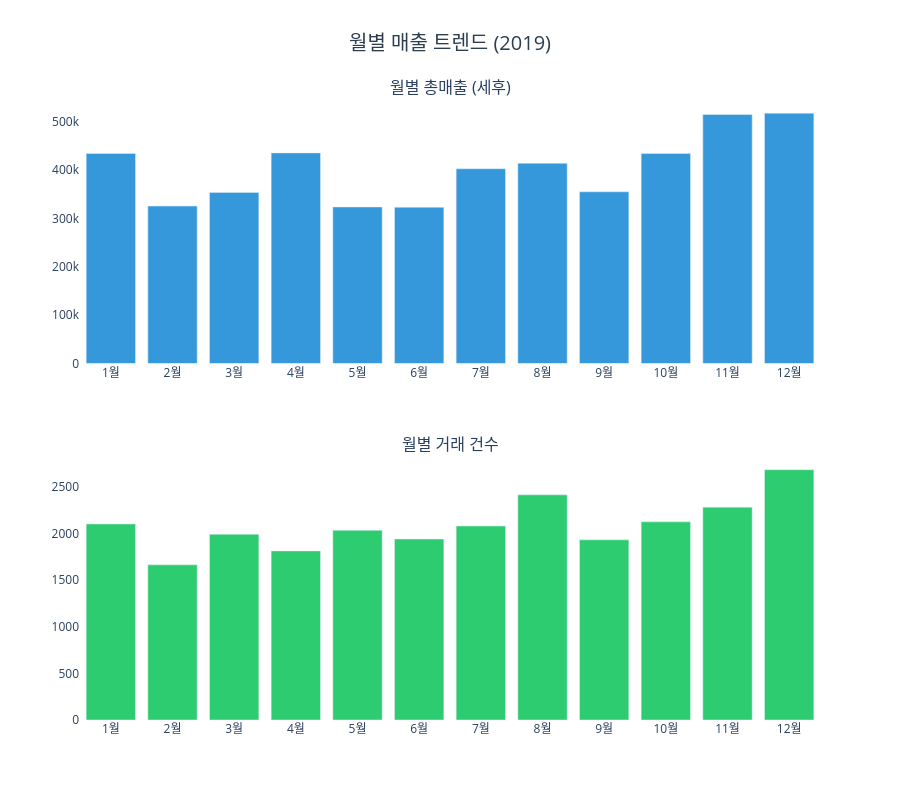

Here is the notebook cell this chart was saved with:
### Code cell
fig = make_subplots(
    rows=2, cols=1,
    subplot_titles=['월별 총매출 (세후)', '월별 거래 건수'],
    vertical_spacing=0.15
)

fig.add_trace(go.Bar(
    x=monthly['월'], y=monthly['총매출'],
    marker_color='#3498db', name='총매출'
), row=1, col=1)

fig.add_trace(go.Bar(
    x=monthly['월'], y=monthly['거래건수'],
    marker_color='#2ecc71', name='거래건수'
), row=2, col=1)

fig.update_layout(
    title=dict(text='월별 매출 트렌드 (2019)', x=0.5, xanchor='center',
               font=dict(size=20, color='#2c3e50')),
    plot_bgcolor='white',
    showlegend=False,
    height=800
)

fig.update_xaxes(tickvals=list(range(1, 13)),
                 ticktext=['1월','2월','3월','4월','5월','6월',
                           '7월','8월','9월','10월','11월','12월'])

fig.show()

### Figure 1 — Plotly figure (JSON) as saved in the notebook; plotly's stock layout.template omitted (floating-point values rounded to 4 significant figures)
{"data": [{"marker": {"color": "#3498db"}, "name": "총매출", "type": "bar", "x": [1, 2, 3, 4, 5, 6, 7, 8, 9, 10, 11, 12], "xaxis": "x", "y": [434800.0, 325900.0, 354200.0, 435900.0, 324100.0, 323400.0, 403100.0, 414600.0, 355500.0, 434800.0, 515500.0, 518200.0], "yaxis": "y"}, {"marker": {"color": "#2ecc71"}, "name": "거래건수", "type": "bar", "x": [1, 2, 3, 4, 5, 6, 7, 8, 9, 10, 11, 12], "xaxis": "x2", "y": [2102, 1664, 1991, 1813, 2034, 1940, 2080, 2414, 1932, 2125, 2282, 2684], "yaxis": "y2"}], "layout": {"annotations": [{"font": {"size": 16}, "showarrow": false, "text": "월별 총매출 (세후)", "x": 0.5, "xanchor": "center", "xref": "paper", "y": 1.0, "yanchor": "bottom", "yref": "paper"}, {"font": {"size": 16}, "showarrow": false, "text": "월별 거래 건수", "x": 0.5, "xanchor": "center", "xref": "paper", "y": 0.425, "yanchor": "bottom", "yref": "paper"}], "height": 800, "plot_bgcolor": "white", "showlegend": false, "title": {"font": {"color": "#2c3e50", "size": 20}, "text": "월별 매출 트렌드 (2019)", "x": 0.5, "xanchor": "center"}, "xaxis": {"anchor": "y", "domain": [0.0, 1.0], "ticktext": ["1월", "2월", "3월", "4월", "5월", "6월", "7월", "8월", "9월", "10월", "11월", "12월"], "tickvals": [1, 2, 3, 4, 5, 6, 7, 8, 9, 10, 11, 12]}, "xaxis2": {"anchor": "y2", "domain": [0.0, 1.0], "ticktext": ["1월", "2월", "3월", "4월", "5월", "6월", "7월", "8월", "9월", "10월", "11월", "12월"], "tickvals": [1, 2, 3, 4, 5, 6, 7, 8, 9, 10, 11, 12]}, "yaxis": {"anchor": "x", "domain": [0.575, 1.0]}, "yaxis2": {"anchor": "x2", "domain": [0.0, 0.425]}}}
